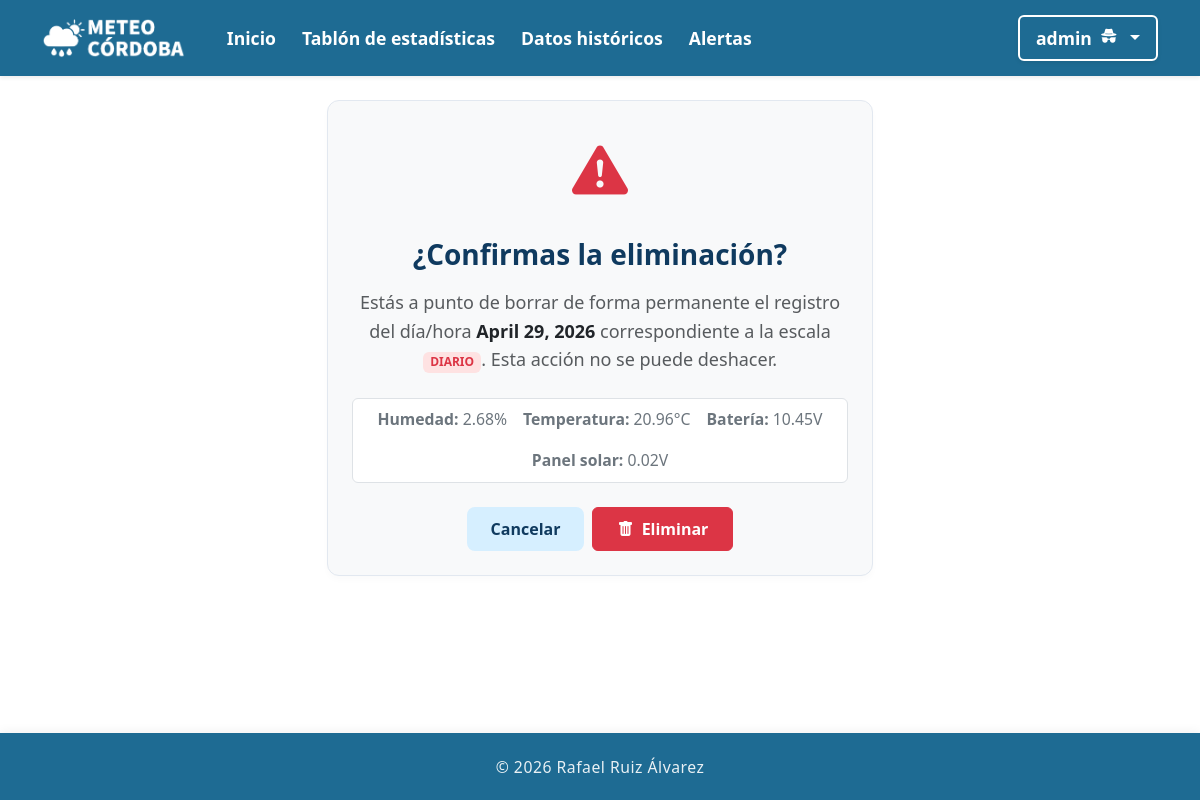
/datos/eliminar/diario/850/ (signed in), run on the app's committed database.
### clima_app/models.py (models this page shows, shortened)
class RegistroDiario(models.Model):
    fecha = models.DateField(unique=True, verbose_name="Fecha")
    humedad_media_global = models.FloatField(verbose_name="Humedad Media Diaria (%)")
    temperatura_promedio_global = models.FloatField(verbose_name="Temperatura Media Diaria (°C)")
    bateria_v = models.FloatField(verbose_name="Voltaje Medio Batería (V)")
    panel_solar_v = models.FloatField(verbose_name="Voltaje Medio Panel (V)")
    alerta_sequedad_relativa = models.IntegerField(default=0)
    alerta_subida_brusca = models.IntegerField(default=0)
    alerta_caida_brusca = models.IntegerField(default=0)
    alerta_bateria_baja = models.IntegerField(default=0)
    alerta_panel_bajo = models.IntegerField(default=0)
    alerta_hueco_temporal = models.IntegerField(default=0)
    predic_humedad_futura = models.FloatField(verbose_name="Predicción Humedad Mañana (%)")
    predic_sequedad_relativa = models.IntegerField(default=0)
    predic_bateria_baja = models.IntegerField(default=0)
    predic_panel_bajo = models.IntegerField(default=0)
    predic_hueco_temporal = models.IntegerField(default=0)
    class Meta:
        ordering = ['-fecha']
        verbose_name = "Registro diario"
        verbose_name = "Registros diarios"

### clima_app/views.py (the view)
# urls.py: path('datos/eliminar/<str:escala>/<int:pk>/', views.eliminar_registro, name='eliminar_registro'),
@login_required
@user_passes_test(es_administrador)
def eliminar_registro(request, escala, pk):
    Modelo, _ = _obtener_entorno_crud(escala)
    registro = get_object_or_404(Modelo, pk=pk)
    if request.method == 'POST':
        registro.delete()
        messages.success(request, f"Registro eliminado correctamente de la escala {escala}.")
        return redirect(f"/datos/?tipo={escala}")
    return render(request, 'crud/confirmar_eliminar.html', {'registro': registro, 'escala': escala})

### clima_app/views.py (called while the page is built)
def _obtener_entorno_crud(escala):
    if escala == 'diario':
        return RegistroDiario, RegistroDiarioForm
    return RegistroHorario, RegistroHorarioForm

def es_administrador(user):
    return user.is_authenticated and user.is_staff

### templates/crud/confirmar_eliminar.html (shortened to what this page needs)
{% extends 'base.html' %}
{% load static %}
{% block content %}
<div class="row justify-content-center">
    <div class="col-md-6">
        <div class="card card-agro text-center">
            <div class="card-body p-4">
                <div class="text-danger mb-4">
                    <i class="bi bi-exclamation-triangle-fill" style="font-size: 3.5rem;"></i>
                </div>
                <h3 class="fw-bold mb-3" style="color: var(--azul-oscuro);">¿Confirmas la eliminación?</h3>
                <p class="text-muted mb-4">
                    Estás a punto de borrar de forma permanente el registro del día/hora
                    <strong class="text-dark">{{ registro.fecha }}</strong> correspondiente a la escala
                    <span class="badge bg-danger-soft text-danger text-uppercase small">{{ escala }}</span>.
                    Esta acción no se puede deshacer.
                </p>
                <div class="alert border bg-white mb-4 p-2 small">
                    <div class="d-flex flex-wrap justify-content-center gap-3 text-secondary">
                        <div><strong>Humedad:</strong> {{ registro.humedad_media_global }}%</div>
                        <div><strong>Temperatura:</strong> {{ registro.temperatura_promedio_global }}°C</div>
                        <div><strong>Batería:</strong> {{ registro.bateria_v }}V</div>
                        <div><strong>Panel solar:</strong> {{ registro.panel_solar_v }}V</div>
                    </div>
                </div>
                <form method="POST">
                    <div class="d-flex justify-content-center gap-2">
                        <a href="{% url 'vista_datos' %}?tipo={{ escala }}" class="btn btn-agro-secundario px-4">
                            Cancelar
                        </a>
                        <button type="submit" class="btn btn-danger px-4 fw-bold">
                            <i class="bi bi-trash-fill me-1"></i> Eliminar
                        </button>
                    </div>
                </form>
            </div>
        </div>
    </div>
</div>
{% endblock %}

### templates/base.html (shortened to what this page needs)
<!DOCTYPE html>
<html lang="es">
<head>
    <link href="https://cdn.jsdelivr.net/npm/bootstrap@5.3.0/dist/css/bootstrap.min.css" rel="stylesheet">
    <link rel="stylesheet" href="https://cdn.jsdelivr.net/npm/bootstrap-icons@1.11.0/font/bootstrap-icons.css">
    {% load static %}
    <link rel="stylesheet" href="{% static 'css/estilos.css' %}">
</head>
<body>
    <nav class="navbar navbar-expand-lg navbar-agro shadow-sm mb-4">
        <div class="container">
            <a class="navbar-brand d-flex align-items-center" href="{% url 'index' %}">
                <img src="{% static 'img/logo.png' %}" alt="Logo MeteoCordoba" height="40" class="me-2">
            </a>
            <div class="collapse navbar-collapse" id="navMain">
                <ul class="navbar-nav me-auto">
                    <li class="nav-item">
                        <a class="nav-link {% if request.resolver_match.url_name == 'index' %}active{% endif %}" href="{% url 'index' %}">Inicio</a>
                    </li>
                    {% if request.user.is_authenticated %}
                        <li class="nav-item">
                            <a class="nav-link {% if request.resolver_match.url_name == 'dashboard' %}active{% endif %}" href="{% url 'dashboard' %}">Tablón de estadísticas</a>
                        </li>
                        <li class="nav-item">
                            <a class="nav-link {% if request.resolver_match.url_name == 'vista_datos' %}active{% endif %}" href="{% url 'vista_datos' %}">Datos históricos</a>
                        </li>
                        <li class="nav-item">
                            <a class="nav-link {% if request.resolver_match.url_name == 'panel_alertas' %}active{% endif %}" href="{% url 'panel_alertas' %}">Alertas</a>
                        </li>
                    {% endif %}
                </ul>
                <ul class="navbar-nav ms-auto align-items-center gap-2">
                    {% if request.user.is_authenticated %}
                        <li class="nav-item dropdown position-relative">
                            <a class="nav-link dropdown-toggle btn btn-light border border-white border-2 px-3 shadow-sm text-dark d-flex align-items-center justify-content-center gap-2" href="#" id="userDropdown" role="button" data-bs-toggle="dropdown" aria-expanded="false" data-bs-display="static">
                                <span>{{ request.user.username }}</span>
                                {% if request.user.is_staff %}
                                    <i class="bi bi-incognito lh-1" title="Administrador" style="font-size: 1.1rem; margin-top: -2px;"></i>
                                {% endif %}
                            </a>
                        </li>
                    {% else %}
                        <li class="nav-item">
                            <a class="btn btn-agro-principal px-3 shadow-sm" href="{% url 'login' %}">
                                <i class="bi bi-box-arrow-in-right me-1"></i> Iniciar sesión
                            </a>
                        </li>
                    {% endif %}
                </ul>
            </div>
        </div>
    </nav>
    <main class="container">
        {% block content %}
        {% endblock %}
    </main>
    <footer class="footer-agro mt-5">
        <div class="container text-center">
            <span class="small">&copy; 2026 Rafael Ruiz Álvarez</span>
        </div>
    </footer >
</body>
</html>

### static/css/estilos.css (style rules this page uses)
:root { --azul-central: #1E6B93; --azul-oscuro: #0F3A5F; --azul-claro: #D6EFFF; --gris-card: #F8F9FA; --gris-borde: #E2E8F0; --danger-soft: #fee2e2; --warning-soft: #fef3c7; --info-soft: #e0f2fe; --primary-soft: #dbeafe; }
html, body { height: 100%; }
main { flex: 1 0 auto; }
body { background-color: #FFFFFF; font-family: 'Source Sans 3', 'Segoe UI', Tahoma, Geneva, Verdana, sans-serif; font-size: 1.125rem; line-height: 1.6; color: #333; display: flex; flex-direction: column; }
.navbar-agro { background-color: var(--azul-central) !important; padding-top: 0.8rem; padding-bottom: 0.8rem; }
.navbar-agro .navbar-brand { color: #FFFFFF !important; font-weight: 700; font-size: 1.4rem; }
.navbar-agro .nav-link { color: #FFFFFF !important; font-weight: 600; font-size: 1.1rem; margin-left: 10px; transition: color 0.2s; }
.card-agro { background-color: var(--gris-card); border: 1px solid var(--gris-borde); border-radius: 12px; box-shadow: 0 4px 6px rgba(0,0,0,0.02); transition: transform 0.2s, box-shadow 0.2s; overflow: visible !important; }
.btn-agro-secundario { background-color: var(--azul-claro); color: var(--azul-oscuro); font-weight: 600; border: none; padding: 10px 25px; border-radius: 8px; }
.bg-danger-soft { background-color: var(--danger-soft); }
.badge.small { font-size: 0.75rem; padding: 0.4em 0.6em; }
.footer-agro { background-color: var(--azul-central); color: #FFFFFF; padding: 1.2rem 0; margin-top: 1.5rem; flex-shrink: 0; box-shadow: 0 -2px 10px rgba(0,0,0,0.05); }
.footer-agro span { font-weight: 500; letter-spacing: 0.5px; opacity: 0.9; }

### data on the page
RegistroDiario: fecha "April 29, 2026", humedad_media_global "2.68", temperatura_promedio_global "20.96", bateria_v "10.45", panel_solar_v "0.02"

### other printed values
{{ request.user.username }} "admin"
{{ escala }} "DIARIO"
